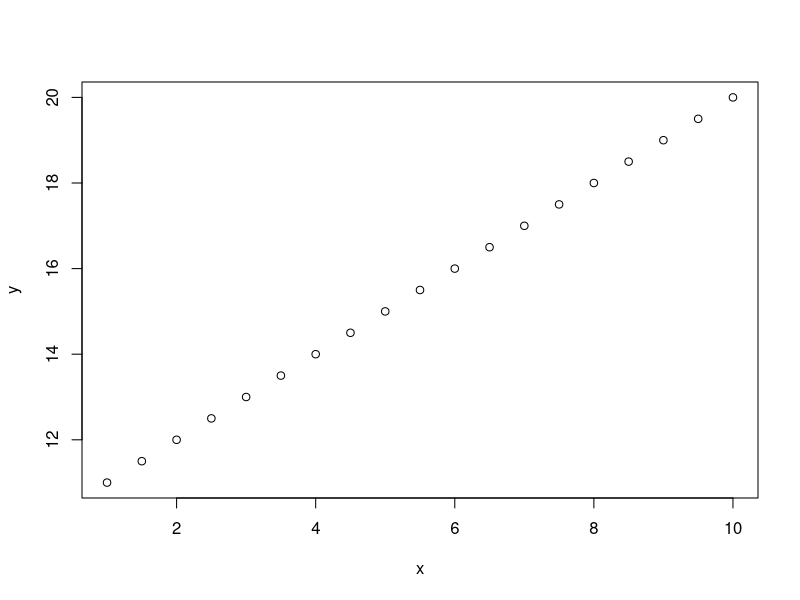

Generate this figure with R:
## Example R script for Biostats 2018 GitHub Repo

## Create X and Y vectors

x <- seq(1,10, 0.5)
y <- seq(11,20, 0.5)

## Plot these

plot(x, y)

function()

c()

"STUFF"
